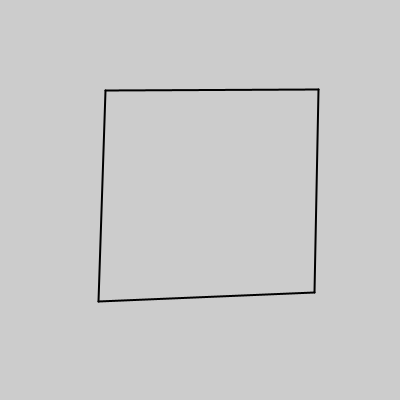
Frame 1 (no input)
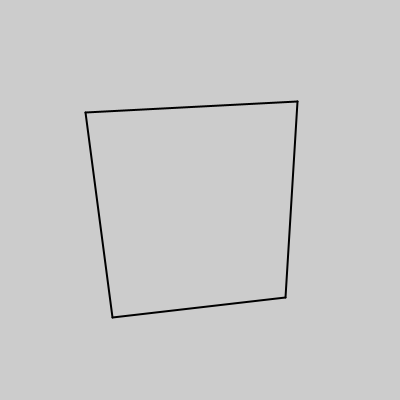
Frame 60 (the mouse pressed at the canvas centre just before this capture)
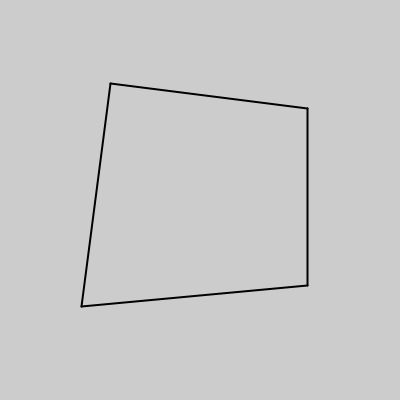
Frame 120 (the mouse held since frame 60 and released just before this capture)

The Processing sketch that drew these frames (run headless with seeded random() and noise(); from frame 60 on, the mouse is pressed at the canvas centre):

// Processing sketch: pvector_drawing_2
// ── pvector_drawing_2.pde
PVectorWarpedSquare myPVectorWarpedSquare1;

void setup() {
  size(400,400);
} //<>//

void draw() {
  background(204);
  smooth();  
  frameRate(10);
  
  // move the initialisation to the draw function so a new shape is created on each screen redraw
  myPVectorWarpedSquare1 = new PVectorWarpedSquare(100, 100, 20); 
  myPVectorWarpedSquare1.display();
}


class PVectorWarpedSquare { 
  
  // data
  float xPos;
  float yPos;
  float xWidth;
  float yHeight;
  color col;  
  float ran; // randomness
  
  PVector point1; 
  PVector point2;
  PVector point3;
  PVector point4;


  // constructor, defined with arguments
  PVectorWarpedSquare (float xPos_, float yPos_, float ran_) {
    xPos = xPos_;
    yPos = yPos_; 
    xWidth = 200;
    yHeight = 200;
    col = color(0); 
    ran = ran_;
    
        
    point1 = new PVector(xPos+random(-ran,ran),yPos+random(-ran,ran)); 
    point2 = new PVector(xPos+xWidth+random(-ran,ran),yPos+random(-ran,ran));
    point3 = new PVector(xPos+xWidth+random(-ran,ran),yPos+yHeight+random(-ran,ran));
    point4 = new PVector(xPos+random(-ran,ran),yPos+yHeight+random(-ran,ran));
    
  }  
  
  // functions
  
  void display(){  
    //draw shape  
    strokeWeight(2); 
    line(point1.x, point1.y, point2.x, point2.y);
    line(point2.x, point2.y, point3.x, point3.y);
    line(point3.x, point3.y, point4.x, point4.y);
    line(point4.x, point4.y, point1.x, point1.y);
  }  
    
  
}
